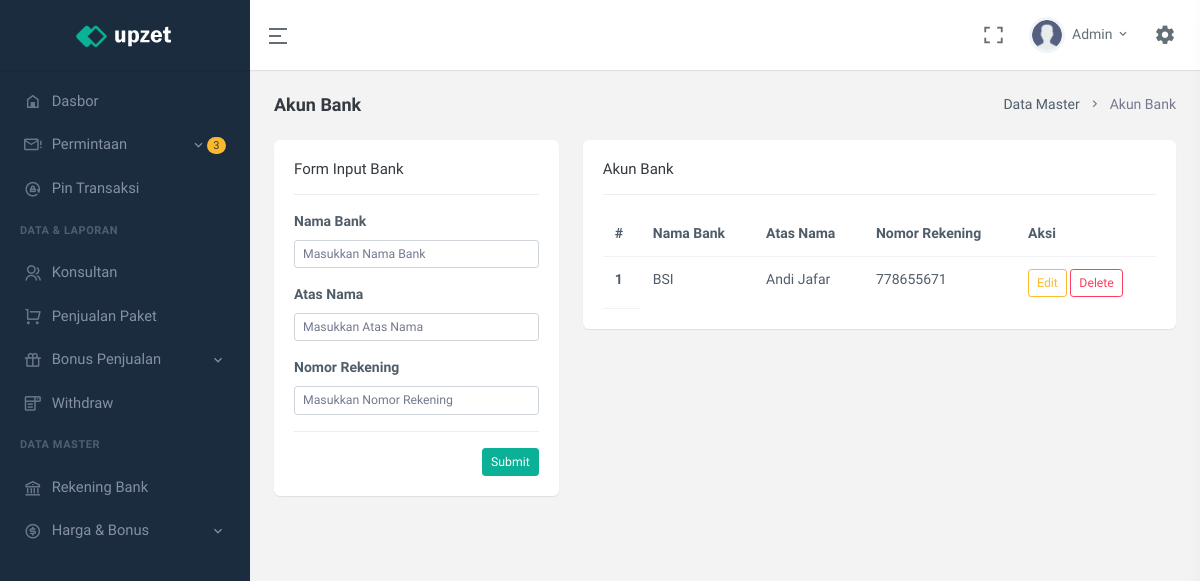
The app's page /akun-bank-admin.php (signed in) with its own data.
### tables this page shows
CREATE TABLE `user` (
  `id` int(11) UNSIGNED NOT NULL,
  `code_referral` varchar(7) NOT NULL,
  `email` varchar(250) NOT NULL,
  `name` varchar(25) NOT NULL,
  `no_telpn` varchar(25) NOT NULL,
  `password` text NOT NULL,
  `role_user` enum('ADMIN','OWNER','KONSULTAN') NOT NULL DEFAULT 'KONSULTAN',
  `upline` varchar(7) NOT NULL DEFAULT 'ADMIN',
  `status` enum('AKTIF','TIDAK AKTIF') NOT NULL DEFAULT 'TIDAK AKTIF',
  `join_date` datetime NOT NULL
);

CREATE TABLE `data_bank_admin` (
  `id` int(11) UNSIGNED NOT NULL,
  `nama_bank` varchar(150) NOT NULL,
  `atas_nama` varchar(250) NOT NULL,
  `no_rek` text NOT NULL
);

### modal/ConnectionsClass.php (called while the page is built, shortened)
<?php
class ConnectionsClass{
    private $servername = "localhost";
    private $username = "root";
    private $password = "";
    private $dbname = "nrj_tour";
    protected function dbConn(){
        $connect = new mysqli($this->servername, $this->username, $this->password, $this->dbname);
        if($connect){
            return $connect;
        }
    }
    protected function dbCheck(?string $tableName = null){
        $sql = "SHOW TABLES LIKE '" . $tableName . "'";
        $exe = $this->dbConn()->query($sql);
        $result = $exe->num_rows;
        return $result;
    }
}
?>

### modal/userClass.php (called while the page is built, shortened)
<?php
class userClass extends ConnectionsClass{
    private $table_name = "user";
    public function __construct(){
        if($this->dbCheck($this->table_name) == 0){
            $sql = "CREATE TABLE " . $this->table_name . " (
                id INT(11) UNSIGNED AUTO_INCREMENT PRIMARY KEY,
                code_referral VARCHAR(7) NOT NULL UNIQUE,
                email VARCHAR(250) NOT NULL UNIQUE,
                name VARCHAR(25) NOT NULL,
                no_telpn VARCHAR(25) NOT NULL UNIQUE,
                password TEXT NOT NULL,
                role_user ENUM('ADMIN','OWNER','KONSULTAN') NOT NULL DEFAULT 'KONSULTAN',
                upline VARCHAR(7) NOT NULL DEFAULT 'ADMIN',
                status ENUM('AKTIF','TIDAK AKTIF') NOT NULL DEFAULT 'TIDAK AKTIF',
                join_date DATETIME NOT NULL
            )";
            $this->dbConn()->query($sql);
            $this->dbConn()->close();
        }
    }
    public function selectUser(?string $param = null, ?string $key1 = null, ?string $key2 = null, ?string $key3 = null, ?string $key4 = null){
        if($param == "oneCondition"){
            $sql = "SELECT * FROM " . $this->table_name . " WHERE " . $key1 . " = '" . $key2 . "' ORDER BY join_date DESC";
        }elseif($param == "checkForUpdate"){
            $sql = "SELECT * FROM " . $this->table_name . " WHERE " . $key1 . " = '" . $key2 . "' AND code_referral <> '" . $key3 . "'";
        }
        $exe = $this->dbConn()->query($sql);
        while($rows = $exe->fetch_assoc()){
            $data[] = $rows;
        }
        $result["data"] = $data;
        $result["nums"] = $exe->num_rows;
        return $result;
    }
}
?>

### config/userLogin.php (called while the page is built, shortened)
<?php
$userClass = new userClass();
$dataLogin = $userClass->selectUser("oneCondition","code_referral",$_SESSION['id_nrjtour']);
foreach($dataLogin['data'] as $row){
    $name = $row['name'];
    $role_user = $row['role_user'];
}
?>

### modal/withdrawClass.php (called while the page is built, shortened)
<?php
class withdrawClass extends ConnectionsClass{
    private $table_name = "withdraw";
    public function __construct(){
        if($this->dbCheck($this->table_name) == 0){
            $sql = "CREATE TABLE " . $this->table_name . " (
                id INT(11) UNSIGNED AUTO_INCREMENT PRIMARY KEY,
                code_referral VARCHAR(7) NOT NULL,
                nominal DOUBLE NOT NULL,
                status ENUM('PENDING','DITOLAK','SUCCESS') NOT NULL DEFAULT 'PENDING',
                date DATETIME NOT NULL
            )";
            $this->dbConn()->query($sql);
            $this->dbConn()->close();
        }
    }
    public function selectWithdraw(?string $param = null, ?string $key1 = null, ?string $key2 = null){
        if($param == "oneCondition"){
            $sql = "SELECT * FROM " . $this->table_name . " WHERE " . $key1 . " = '" . $key2 . "' ORDER BY date DESC";
        }else{
            $sql = "SELECT * FROM " . $this->table_name . " ORDER BY date DESC";
        }
        $exe = $this->dbConn()->query($sql);
        $result["data"] = $data;
        $result["nums"] = $exe->num_rows;
        return $result;
    }
}
?>

### modal/dataPenjualanClass.php (called while the page is built, shortened)
<?php
class dataPenjualanClass extends ConnectionsClass{
    private $table_name = "data_penjualan";
    public function selectDataPenjualan(?string $param = null, ?string $key1 = null, ?string $key2 = null, ?string $key3 = null, ?string $key4 = null){
        if($param == "oneCondition"){
            $sql = "SELECT * FROM " . $this->table_name . " WHERE " . $key1 . " = '" . $key2 . "' ORDER BY date DESC";
        }elseif($param == "dateUser"){
            $sql = "SELECT * FROM " . $this->table_name . " WHERE perekrut = '" . $key1 . "' AND (date >= '" . $key2 . " 00:00:00' AND date <= '" . $key3 . " 23:59:59') ORDER BY date DESC LIMIT 1";
        }else{
            $sql = "SELECT * FROM " . $this->table_name . " ORDER BY date DESC";
        }
        $exe = $this->dbConn()->query($sql);
        while($rows = $exe->fetch_assoc()){
            $data[] = $rows;
        }
        $result["data"] = $data;
        $result["nums"] = $exe->num_rows;
        return $result;
    }
}
?>

### modal/dataBankClass.php (called while the page is built, shortened)
<?php
class dataBankClass extends ConnectionsClass{
    private $table_name = "data_bank_admin";
    public function selectDataBank(?string $param = null, ?string $key1 = null, ?string $key2 = null, ?string $key3 = null, ?string $key4 = null){
        if($param == "allData"){
            $sql = "SELECT * FROM " . $this->table_name;
        }elseif($param == "idData"){
            $sql = "SELECT * FROM " . $this->table_name . " WHERE id = '" . $key1 . "' ORDER BY id DESC";
        }elseif($param == "checkUpdate"){
            $sql = "SELECT id FROM " . $this->table_name . " WHERE nama_bank = '" . $key1 . "' AND atas_nama = '" . $key2 . "' AND no_rek = '" . $key3 . "' AND id <> '" . $key4 . "'";
        }elseif($param == "checkInsert"){
            $sql = "SELECT id FROM " . $this->table_name . " WHERE nama_bank = '" . $key1 . "' AND atas_nama = '" . $key2 . "' AND no_rek = '" . $key3 . "'";
        }
        $exe = $this->dbConn()->query($sql);
        while($rows = $exe->fetch_assoc()){
            $data[] = $rows;
        }
        $result["data"] = $data;
        $result["nums"] = $exe->num_rows;
        return $result;
    }
}
?>

### config/akunBankAdminConfig.php (the view, shortened to what this page needs)
<?php
$dataBankClass = new dataBankClass();
function dataTable(){
    global $dataBankClass;
    $num = 1;
    $dataTable = $dataBankClass->selectDataBank("allData");
    foreach($dataTable['data'] as $row){
        echo '<tr>
                <th scope="row">' . $num++ . '</th>
                <td>' . $row['nama_bank'] . '</td>
                <td>' . $row['atas_nama'] . '</td>
                <td>' . $row['no_rek'] . '</td>
                <td>
                    <a href="akun-bank-admin?id=' . $row['id'] . '&param=edit" class="btn btn-outline-warning btn-sm">Edit</a>
                    <a href="akun-bank-admin?id=' . $row['id'] . '&param=delete" class="btn btn-outline-danger btn-sm">Delete</a>
                </td>
            </tr>';
    }
}
?>

### partial/topBar.php (shortened to what this page needs)
<header id="page-topbar">
    <div class="navbar-header">
        <div class="d-flex">
            <div class="navbar-brand-box text-center">
                <a href="index.html" class="logo logo-light">
                    <span class="logo-lg">
                        <img src="assets/images/logo-light.png" alt="logo-light" height="24">
                    </span>
                </a>
            </div>
            <button type="button" class="btn btn-sm px-3 font-size-24 header-item waves-effect" id="vertical-menu-btn">
                <i class="ri-menu-2-line align-middle"></i>
            </button>
        </div>
        <div class="d-flex">
            <div class="dropdown d-none d-lg-inline-block ms-1">
                <button type="button" class="btn header-item noti-icon waves-effect" data-toggle="fullscreen">
                    <i class="ri-fullscreen-line"></i>
                </button>
            </div>
            <div class="dropdown d-inline-block user-dropdown">
                <button type="button" class="btn header-item waves-effect" id="page-header-user-dropdown"
                    data-bs-toggle="dropdown" aria-haspopup="true" aria-expanded="false">
                    <img class="rounded-circle header-profile-user" src="assets/images/users/avatar-2.png"
                        alt="Header Avatar">
                    <span class="d-none d-xl-inline-block ms-1"><?= explode(" ",$name)[0] ?></span>
                    <i class="mdi mdi-chevron-down d-none d-xl-inline-block"></i>
                </button>
            </div>
            <div class="dropdown d-inline-block">
                <button type="button" class="btn header-item noti-icon right-bar-toggle waves-effect">
                    <i class="mdi mdi-cog"></i>
                </button>
            </div>
        </div>
    </div>
</header>

### partial/sideBar.php (shortened to what this page needs)
<?php
    $dataPenjualanClass = new dataPenjualanClass();
    $withdrawClass = new withdrawClass();
?>
<div class="vertical-menu">
    <div data-simplebar class="h-100">
        <div id="sidebar-menu">
            <ul class="metismenu list-unstyled" id="side-menu">
                <li>
                    <a href="dasbor" class="waves-effect">
                        <i class="mdi mdi-home-variant-outline"></i>
                        <span>Dasbor</span>
                    </a>
                </li>
                <?php
                    if($role_user == "ADMIN"){
                        $dataNotif = $dataPenjualanClass->selectDataPenjualan("all");
                        $orderNumPendingNotif = 0;
                        $orderNumPendingPelunansanNotif = 0;
                        foreach($dataNotif['data'] as $row){
                            if($row['status'] == "PENDING"){
                                $orderNumPendingNotif += 1;
                            }elseif($row['status'] == "MENUNGGU KONFIRMASI PELUNASAN"){
                                $orderNumPendingPelunansanNotif += 1;
                            }
                        }
                        $dataWd = $withdrawClass->selectWithdraw("oneCondition", "status", "PENDING");
                        $wdnUMPending = $dataWd['nums'];
                ?>
                    <li>
                        <a href="javascript: void(0);" class="has-arrow waves-effect">
                            <i class="mdi mdi-email-alert-outline"></i>
                            <?php if($orderNumPendingNotif + $orderNumPendingPelunansanNotif + $wdnUMPending > 0){ ?>
                                <span class="badge rounded-pill bg-warning text-dark float-end"><?= $orderNumPendingNotif + $orderNumPendingPelunansanNotif + $wdnUMPending ?></span>
                            <?php } ?>
                            <span>Permintaan</span>
                        </a>
                    </li>
                    <li>
                        <a href="pin-transaksi" class="waves-effect">
                            <i class="ri-rotate-lock-line"></i>
                            <span>Pin Transaksi</span>
                        </a>
                    </li>
                    <li class="menu-title">Data & Laporan</li>
                    <li>
                        <a href="data-member" class="waves-effect">
                            <i class="ri-group-line"></i>
                            <span>Konsultan</span>
                        </a>
                    </li>
                    <li>
                        <a href="javascript: void(0);" class="waves-effect">
                            <i class=" ri-shopping-cart-line"></i>
                            <span>Penjualan Paket</span>
                        </a>
                    </li>
                    <li>
                        <a href="javascript: void(0);" class="has-arrow waves-effect">
                            <i class="ri-gift-line"></i>
                            <span>Bonus Penjualan</span>
                        </a>
                    </li>
                    <li>
                        <a href="withdraw" class="waves-effect">
                            <i class="mdi mdi-form-dropdown"></i>
                            <span>Withdraw</span>
                        </a>
                    </li>
                    <li class="menu-title">Data Master</li>
                    <li>
                        <a href="akun-bank-admin" class="waves-effect">
                            <i class="ri-bank-line"></i>
                            <span>Rekening Bank</span>
                        </a>
                    </li>
                    <li>
                        <a href="javascript: void(0);" class="has-arrow waves-effect">
                            <i class="ri-money-dollar-circle-line "></i>
                            <span>Harga & Bonus</span>
                        </a>
                    </li>
                <?php } ?>
            </ul>
        </div>
    </div>
</div>

### records on screen
user: name "Admin", role_user "3"
data_bank_admin: nama_bank "BSI", atas_nama "Andi Jafar", no_rek "778655671"
